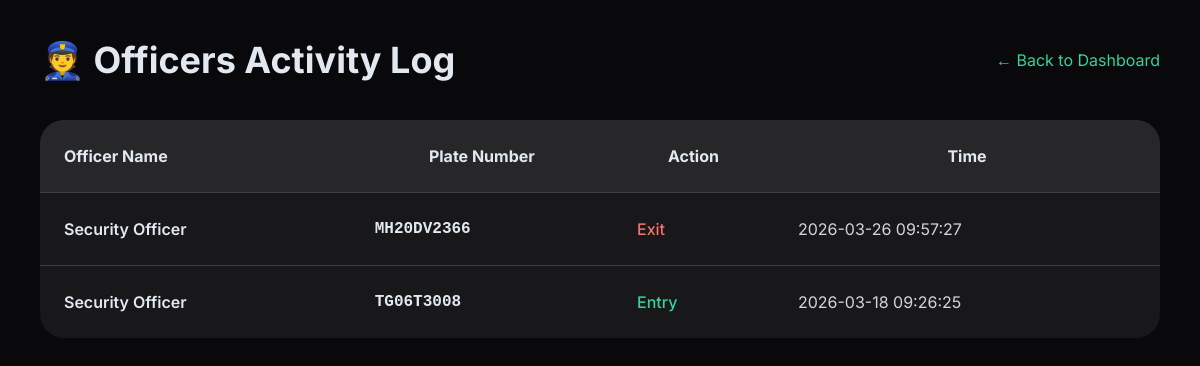
The app's page /officers_activity.php (signed in) with its own data.
### tables this page shows
CREATE TABLE `vehicle_logs` (
  `id` int(11) NOT NULL,
  `plate_number` varchar(50) NOT NULL,
  `entry_time` datetime NOT NULL,
  `exit_time` datetime DEFAULT NULL,
  `entry_photo` varchar(255) NOT NULL,
  `exit_photo` varchar(255) DEFAULT NULL,
  `recorded_by` varchar(100) DEFAULT 'Security Officer'
);

### officers_activity.php (the view, shortened to what this page needs)
<?php include 'auth.php'; ?>
<!DOCTYPE html>
<html lang="en">
<head>
    <script src="https://cdn.tailwindcss.com"></script>
    <link rel="stylesheet" href="assets/css/style.css">
</head>
<body class="bg-zinc-950">
<div class="max-w-7xl mx-auto p-10">
    <div class="flex justify-between items-center mb-10">
        <h1 class="text-4xl font-bold">👮 Officers Activity Log</h1>
        <a href="index.php" class="text-emerald-400 hover:text-emerald-300">← Back to Dashboard</a>
    </div>
    <table class="w-full bg-zinc-900 rounded-3xl overflow-hidden">
        <thead class="bg-zinc-800">
            <tr>
                <th class="p-6 text-left">Officer Name</th>
                <th>Plate Number</th>
                <th>Action</th>
                <th>Time</th>
            </tr>
        </thead>
        <tbody>
        <?php
        $res = mysqli_query($conn, "SELECT recorded_by, plate_number, entry_time, exit_time
                                    FROM vehicle_logs
                                    ORDER BY COALESCE(exit_time, entry_time) DESC LIMIT 100");
        while($row = mysqli_fetch_assoc($res)):
            $action = $row['exit_time'] ? 'Exit' : 'Entry';
            $time = $row['exit_time'] ? $row['exit_time'] : $row['entry_time'];
            $color = $action == 'Entry' ? 'text-emerald-400' : 'text-red-400';
        ?>
        <tr class="border-t border-zinc-700 hover:bg-zinc-800">
            <td class="p-6 font-semibold"><?php echo htmlspecialchars($row['recorded_by']); ?></td>
            <td class="p-6 font-mono font-bold"><?php echo htmlspecialchars($row['plate_number']); ?></td>
            <td class="p-6">
                <span class="<?php echo $color; ?> font-medium"><?php echo $action; ?></span>
            </td>
            <td class="p-6 text-zinc-300"><?php echo $time; ?></td>
        </tr>
        <?php endwhile; ?>
        </tbody>
    </table>
</div>
</body>
</html>

### assets/css/style.css (style rules this page uses)
* { font-family: 'Inter', sans-serif; }
body { background: #0f172a; color: #e2e8f0; }

### records on screen
vehicle_logs: recorded_by "Security Officer", plate_number "MH20DV2366", exit_time "Exit", exit_time "2026-03-26 09:57:27"
vehicle_logs: recorded_by "Security Officer", plate_number "TG06T3008", exit_time "Entry", entry_time "2026-03-18 09:26:25"
